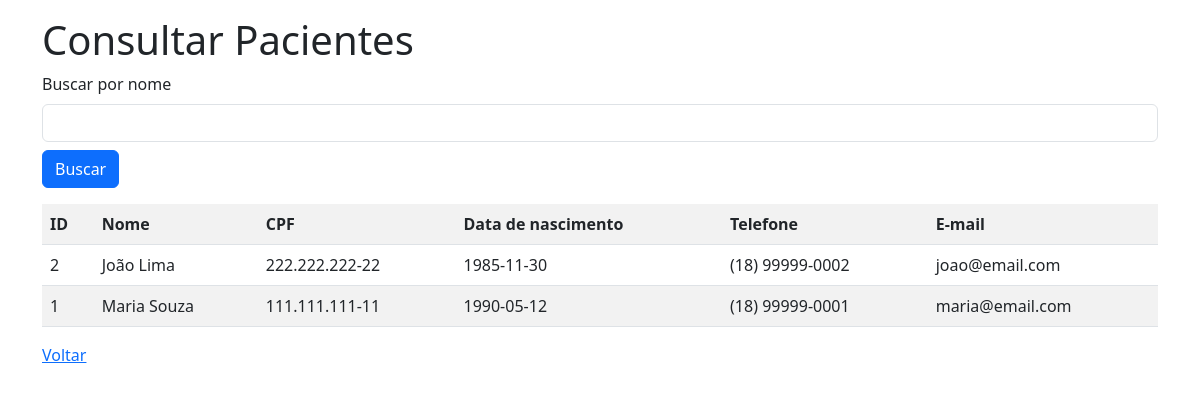
Page /consulta_pacientes.php on the committed database.
### tables this page shows
CREATE TABLE pacientes (
    id INT AUTO_INCREMENT PRIMARY KEY,
    nome VARCHAR(100) NOT NULL,
    cpf VARCHAR(14) NOT NULL UNIQUE,
    data_nascimento DATE NOT NULL,
    telefone VARCHAR(20) NOT NULL,
    email VARCHAR(100) NOT NULL
);

### consulta_pacientes.php (the view, shortened to what this page needs)
<!doctype html>
<html lang="pt-BR">
<head>
<link href="https://cdn.jsdelivr.net/npm/bootstrap@5.3.0/dist/css/bootstrap.min.css" rel="stylesheet">
</head>
<body>
<div class="container py-3">
<h1>Consultar Pacientes</h1>
<form method="get" class="mb-3">
<label for="busca" class="form-label">Buscar por nome</label>
<input type="text" id="busca" name="busca" class="form-control mb-2" value="<?= htmlspecialchars($_GET['busca'] ?? '') ?>">
<button type="submit" class="btn btn-primary">Buscar</button>
</form>
<?php
require_once("conexao.php");
$busca = "%" . ($_GET['busca'] ?? '') . "%";
$stmt = $con->prepare("SELECT * FROM pacientes WHERE nome LIKE :busca ORDER BY nome");
$stmt->bindParam(":busca", $busca);
$stmt->execute();
$linhas = $stmt->fetchAll(PDO::FETCH_ASSOC);
?>
<table class="table table-striped">
<tr><th>ID</th><th>Nome</th><th>CPF</th><th>Data de nascimento</th><th>Telefone</th><th>E-mail</th></tr>
<?php foreach ($linhas as $r) { ?>
<tr>
<td><?= $r['id'] ?></td>
<td><?= htmlspecialchars($r['nome']) ?></td>
<td><?= htmlspecialchars($r['cpf']) ?></td>
<td><?= htmlspecialchars($r['data_nascimento']) ?></td>
<td><?= htmlspecialchars($r['telefone']) ?></td>
<td><?= htmlspecialchars($r['email']) ?></td>
</tr>
<?php } ?>
</table>
<a href="index_pacientes.php">Voltar</a>
</div>
</body>
</html>

### rows in the picture
pacientes: id "2", nome "João Lima", cpf "222.222.222-22", data_nascimento "1985-11-30", telefone "(18) 99999-0002", email "joao@email.com"
pacientes: id "1", nome "Maria Souza", cpf "111.111.111-11", data_nascimento "1990-05-12", telefone "(18) 99999-0001", email "maria@email.com"
